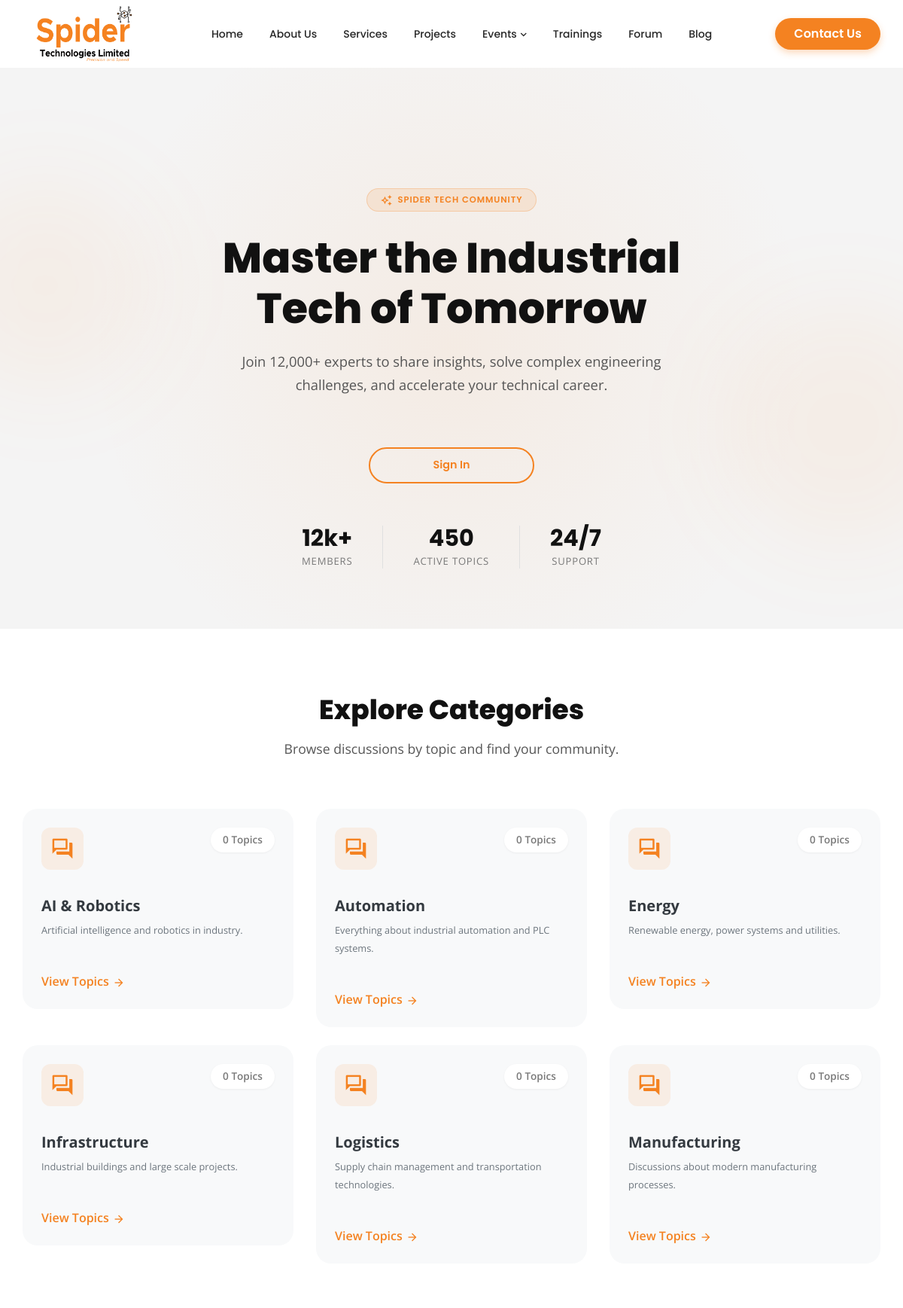
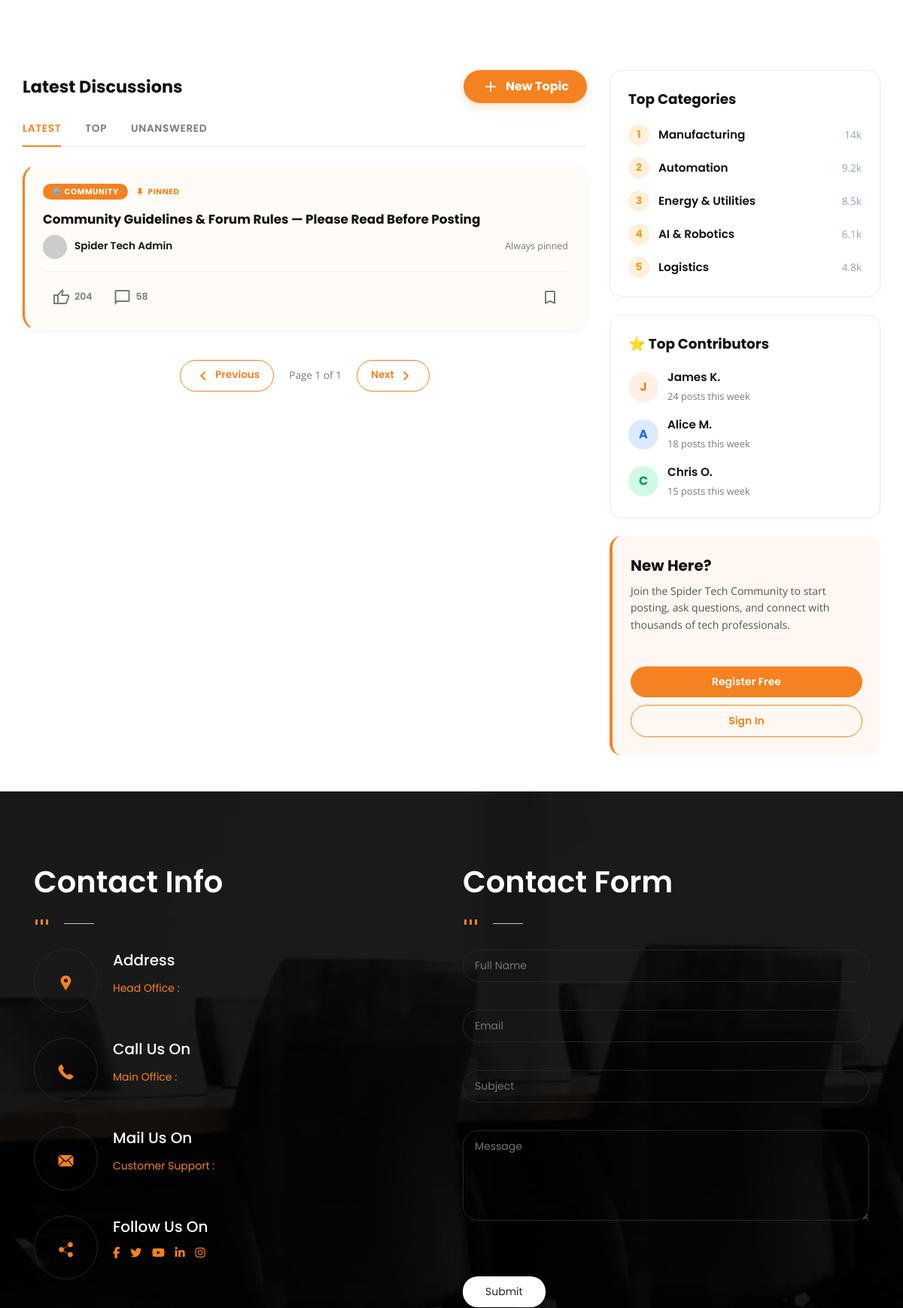
Page /forum (upper part) on the committed database (2 pictures, top to bottom).
### tables this page shows
CREATE TABLE IF NOT EXISTS `categories` (
  `id` INT AUTO_INCREMENT PRIMARY KEY,
  `uuid` CHAR(36) NOT NULL UNIQUE,
  `name` VARCHAR(50) NOT NULL,
  `category` VARCHAR(50) NOT NULL,  
  `description` TEXT,
  `created_at` TIMESTAMP DEFAULT CURRENT_TIMESTAMP
);

### controllers/ForumController.php (called while the page is built, shortened)
<?php
class ForumController extends BaseController {
    public function index() {
        $forumModel = new ForumModel($this->db);
        $categories = $forumModel->getCategories();
        $category_filter = $_GET['category'] ?? null;
        $feeds = $forumModel->getFeeds(10, $_SESSION['member_uuid'] ?? null, $category_filter);
        $this->render('forum/index', [
            'title' => 'Spider Tech Community Forum',
            'categories' => $categories,
            'feeds' => $feeds
        ]);
    }
}

### index.php (called while the page is built, shortened)
<?php
require_once "config/config.php";
require_once "config/database.php";
$router = new Router();
$routes = [
    'home' => ['HomeController', 'index'],
    '' => ['HomeController', 'index'],
    'events' => ['EventController', 'index'],
    'events/upcoming' => ['EventController', 'upcoming'],
    'events/past' => ['EventController', 'past'],
    'events/detail' => ['EventController', 'detail'],
    'trainings' => ['TrainingController', 'index'],
    'trainings/detail' => ['TrainingController', 'detail'],
    'trainings/register' => ['TrainingController', 'register'],
    'trainings/submit' => ['TrainingController', 'submit'],
    'services' => ['ServiceController', 'index'],
    'services/detail' => ['ServiceController', 'detail'],
    'projects' => ['ProjectController', 'index'],
    'projects/detail' => ['ProjectController', 'detail'],
    'forum' => ['ForumController', 'index'],
    'forum/feed' => ['ForumController', 'feed'],
    'forum/sign-in' => ['AuthController', 'signIn'],
    'forum/sign-up' => ['AuthController', 'signUp'],
    'forum/logout' => ['AuthController', 'logout'],
    'forum/feed/like' => ['FeedController', 'like'],
    'forum/feed/reply' => ['FeedController', 'reply'],
    'about' => ['GeneralController', 'about'],
    'contact' => ['GeneralController', 'contact'],
    'faq' => ['GeneralController', 'faq'],
    'blog' => ['GeneralController', 'blog']
];
foreach ($routes as $path => $route) {
    $router->addRoute($path, $route[0], $route[1]);
}
$router->handleRequest();
?>

### config/config.php (called while the page is built, shortened)
<?php
spl_autoload_register(function ($class_name) {
    $paths = [
        ROOT_PATH . '/models/',
        ROOT_PATH . '/controllers/',
        ROOT_PATH . '/utils/',
        ROOT_PATH . '/config/'
    ];
    foreach ($paths as $path) {
        $file = $path . $class_name . '.php';
        if (file_exists($file)) {
            return;
        }
    }
});
?>

### config/db_config.php (called while the page is built)
<?php
return [
    'db_host' => '127.0.0.1',
    'db_name' => 'spider_tech_updated_db',
    'db_user' => 'root',
    'db_pass' => ''
];
?>

### config/database.php (called while the page is built, shortened)
<?php
class Database {
    private $host;
    private $db_name;
    private $username;
    private $password;
    public function __construct() {
        $config = require __DIR__ . '/db_config.php';
        $this->host = $config['db_host'];
        $this->db_name = $config['db_name'];
        $this->username = $config['db_user'];
        $this->password = $config['db_pass'];
    }
    public function getConnection() {
        $this->conn = null;
        try {
            $this->conn = new PDO("mysql:host=" . $this->host . ";dbname=" . $this->db_name, $this->username, $this->password);
            $this->conn->setAttribute(PDO::ATTR_ERRMODE, PDO::ERRMODE_EXCEPTION);
            $this->conn->exec("set names utf8");
        } catch(PDOException $exception) {
            error_log("Connection error: " . $exception->getMessage());
        }
        return $this->conn;
    }
}
?>

### models/ForumModel.php (called while the page is built, shortened)
<?php
class ForumModel {
    private $db;
    public function __construct($db) {
        $this->db = $db;
    }
    public function getCategories() {
        $stmt = $this->db->prepare("SELECT * FROM categories ORDER BY name ASC");
        $stmt->execute();
        return $stmt->fetchAll(PDO::FETCH_ASSOC);
    }
}

### views/forum/includes/categories.php (the view, shortened to what this page needs)
<section class="forum-categories-section">
  <div class="container">
    <div class="category-grid-header">
      <h2 class="category-grid-title">Explore Categories</h2>
      <p class="category-grid-subtitle">Browse discussions by topic and find your community.</p>
    </div>
    <div class="row">
      <?php if (!empty($categories)): ?>
        <?php foreach ($categories as $cat): ?>
          <div class="col-lg-4 col-md-6 mb-4">
            <a href="<?= BASE_URL ?>/forum?category=<?= urlencode($cat['slug'] ?? $cat['id']); ?>" class="forum-category-card p-4">
              <div class="d-flex justify-content-between align-items-start mb-3">
                <div class="forum-icon-wrapper">
                  <span class="material-symbols-outlined"><?= $cat['icon'] ?? 'forum'; ?></span>
                </div>
                <span class="forum-topic-badge"><?= $cat['topic_count'] ?? '0'; ?> Topics</span>
              </div>
              <h3 class="h5 font-weight-bold text-dark mb-2"><?= htmlspecialchars($cat['name']); ?></h3>
              <p class="text-muted small mb-4"><?= htmlspecialchars($cat['description'] ?? 'Join the conversation and share insights.'); ?></p>
              <div class="forum-view-link">
                View Topics <span class="material-symbols-outlined">arrow_forward</span>
              </div>
            </a>
          </div>
        <?php endforeach; ?>
      <?php endif; ?>
    </div>
  </div>
</section>

### css/skin-red.css (style rules this page uses)
a, a:hover, a:focus { text-decoration: none; cursor: pointer; outline: none; }

### views/forum/index.php (style rules this page uses)
.forum-category-card { background-color: #f8f9fa; border: 1px solid transparent; border-radius: 20px; transition: all 0.3s ease; text-decoration: none !important; display: block; }
.forum-icon-wrapper { width: 56px; height: 56px; background-color: rgba(244, 130, 33, 0.1); color: #f48221; border-radius: 12px; display: flex; align-items: center; justify-content: center; margin-bottom: 20px; }
.forum-icon-wrapper .material-symbols-outlined { font-size: 32px; }
.forum-topic-badge { background-color: #ffffff; color: #797979; padding: 6px 16px; border-radius: 50px; font-size: 0.85rem; font-weight: 600; box-shadow: 0 1px 3px rgba(0,0,0,0.05); }
.forum-view-link { color: #f48221; text-decoration: none; transition: all 0.3s; font-weight: 600; }
.forum-view-link .material-symbols-outlined { font-size: 18px; vertical-align: middle; transition: margin-left 0.3s; }

### views/forum/includes/categories.php (style rules this page uses)
.forum-categories-section { background-color: #ffffff; padding: 80px 0; }
.category-grid-header { margin-bottom: 48px; text-align: center; }
.category-grid-title { font-family: 'Poppins', sans-serif; font-weight: 800; font-size: 2.25rem; color: #111111; margin-bottom: 12px; }
.category-grid-subtitle { font-family: 'Open Sans', sans-serif; color: #555555; font-size: 1.1rem; max-width: 600px; margin: 0 auto; }

### rows in the picture
categories: topic_count "0", name "AI & Robotics", description "Artificial intelligence and robotics in industry."
categories: topic_count "0", name "Automation", description "Everything about industrial automation and PLC systems."
categories: topic_count "0", name "Energy", description "Renewable energy, power systems and utilities."
categories: topic_count "0", name "Infrastructure", description "Industrial buildings and large scale projects."
categories: topic_count "0", name "Logistics", description "Supply chain management and transportation technologies."
categories: topic_count "0", name "Manufacturing", description "Discussions about modern manufacturing processes."
